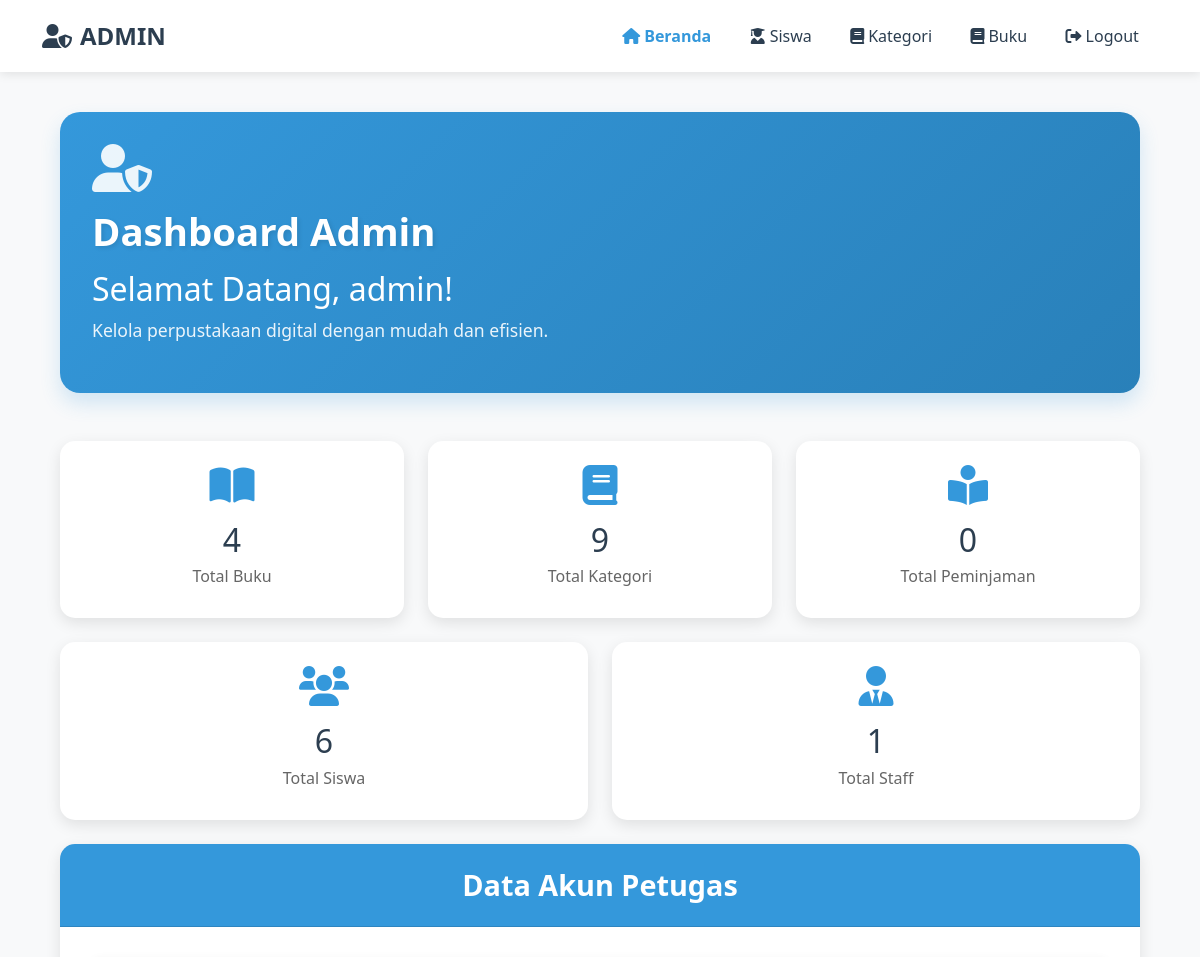
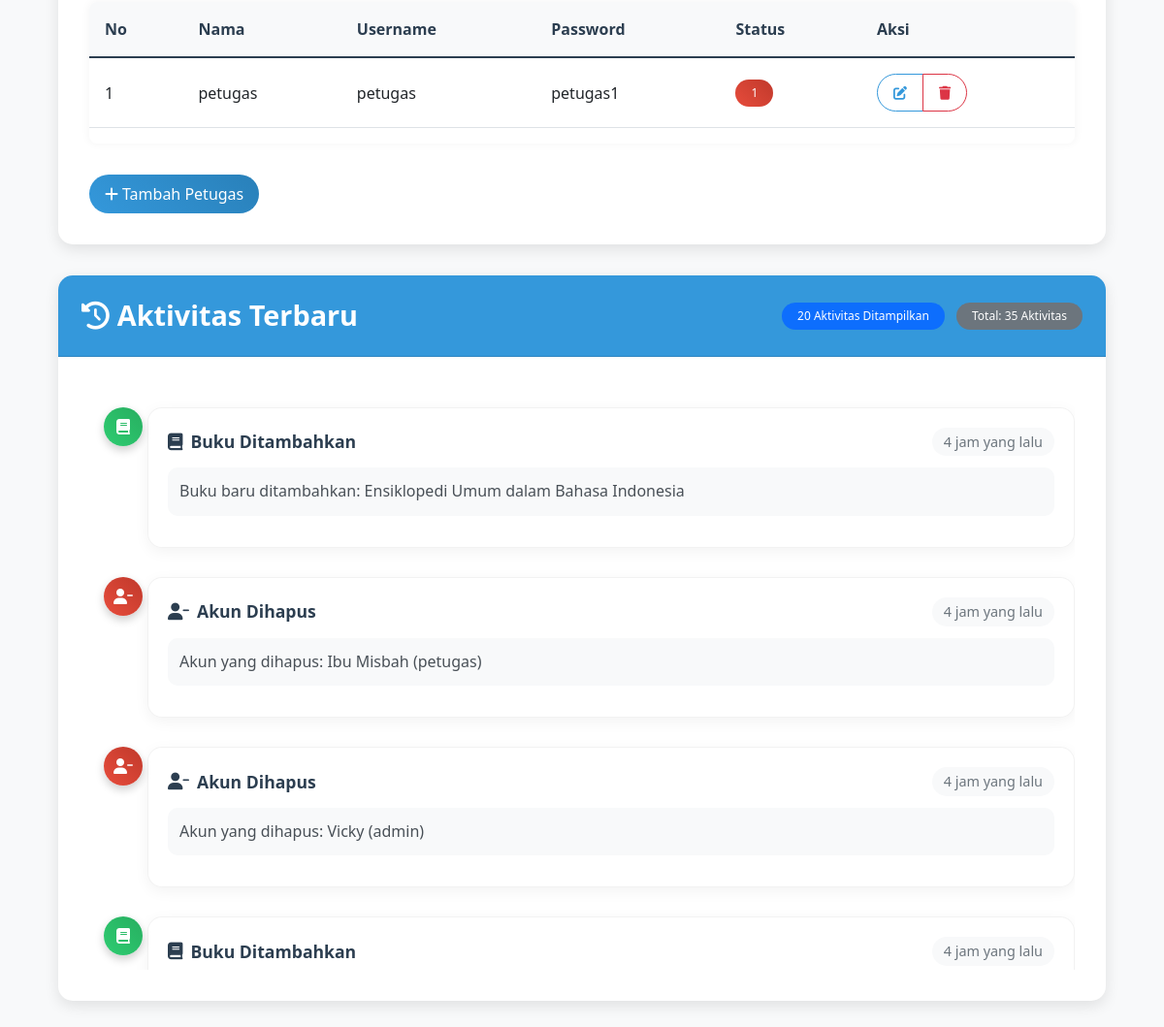
Page /perpusb/pages/admin/pageAdmin.php (signed in) on the committed database (2 pictures, top to bottom).
### tables this page shows
CREATE TABLE `aktivitas` (
  `id_aktivitas` int NOT NULL,
  `user_id` int DEFAULT NULL,
  `aktivitas_type` varchar(50) NOT NULL,
  `tabel` varchar(50) NOT NULL,
  `item_id` int DEFAULT NULL,
  `deskripsi` text NOT NULL,
  `waktu` timestamp NULL DEFAULT CURRENT_TIMESTAMP
);

### perpusb/config/app.php (called while the page is built, shortened)
<?php
include 'koneksi.php';
function select($query)
{
    global $db;
    $result = mysqli_query($db, $query);
    $rows = [];
    while ($row = mysqli_fetch_assoc($result)) {
        $rows[] = $row;
    }
    return $rows;
}

### perpusb/pages/admin/pageAdmin.php (the view, shortened to what this page needs)
<?php
$data_akun = select("SELECT * FROM login");
$total_aktivitas = select("SELECT COUNT(*) as total FROM aktivitas")[0]['total'];
$data_aktivitas = select("SELECT a.*, l.name as user_name, l.username
    FROM aktivitas a
    LEFT JOIN login l ON a.user_id = l.id
    ORDER BY a.waktu DESC
    LIMIT 20
");
$data_petugas = array_filter($data_akun, function ($akun) {
    return $akun['level'] == 'petugas';
});
$data_jumlah_siswa = select("SELECT COUNT(*) as total FROM login WHERE level='siswa'")[0]['total'];
$data_jumlah_staff = select("SELECT COUNT(*) as total FROM login WHERE level='petugas'")[0]['total'];
$data_jumlah_kategori = select("SELECT COUNT(*) as total FROM kategori")[0]['total'];
$data_jumlah_buku = select("SELECT COUNT(*) as total FROM buku")[0]['total'];
function getActivityIcon($aktivitas_type, $tabel)
{
    switch ($aktivitas_type) {
        case 'INSERT':
            if ($tabel == 'buku') return 'book';
            return 'plus-circle';
        case 'UPDATE':
            if ($tabel == 'kategori') return 'folder-open';
            if ($tabel == 'buku') return 'book-open';
            return 'edit';
        case 'DELETE':
            if ($tabel == 'login') return 'user-minus';
            if ($tabel == 'buku') return 'book-dead';
            return 'trash';
    }
}
function getActivityClass($aktivitas_type)
{
    switch ($aktivitas_type) {
        case 'INSERT':
            return 'bg-success';
        case 'UPDATE':
            return 'bg-warning';
        case 'DELETE':
            return 'bg-danger';
    }
}
function timeAgo($datetime)
{
    $timestamp = strtotime($datetime);
    $current_time = time();
    $diff = $current_time - $timestamp;
    if ($diff < 60) {
        return "Baru saja";
    } elseif ($diff < 3600) {
        $minutes = floor($diff / 60);
        return $minutes . " menit yang lalu";
    } elseif ($diff < 86400) {
        $hours = floor($diff / 3600);
        return $hours . " jam yang lalu";
    } elseif ($diff < 604800) {
        $days = floor($diff / 86400);
        return $days . " hari yang lalu";
    } else {
        return date("d M Y H:i", $timestamp);
    }
}
function getActivityTitle($aktivitas_type, $tabel)
{
    $action = '';
    switch ($aktivitas_type) {
        case 'INSERT':
            $action = 'Ditambahkan';
            break;
        case 'UPDATE':
            $action = 'Diperbarui';
            break;
        case 'DELETE':
            $action = 'Dihapus';
            break;
    }
    switch ($tabel) {
        case 'login':
            return 'Akun ' . $action;
        case 'kategori':
            return 'Kategori ' . $action;
        case 'buku':
            return 'Buku ' . $action;
    }
}
?>
<!DOCTYPE html>
<html lang="en">
<head>
    <link href="https://cdn.jsdelivr.net/npm/bootstrap@5.0.2/dist/css/bootstrap.min.css" rel="stylesheet">
    <link rel="stylesheet" href="https://cdnjs.cloudflare.com/ajax/libs/font-awesome/6.0.0/css/all.min.css">
</head>
<body>
    <nav class="navbar navbar-expand-lg navbar-light fixed-top">
        <div class="container">
            <a class="navbar-brand" href="#">
                <i class="fas fa-user-shield me-2"></i>ADMIN
            </a>
            <div class="collapse navbar-collapse" id="navbarNav">
                <ul class="navbar-nav ms-auto">
                    <li class="nav-item">
                        <a class="nav-link active" href="pageAdmin.php"><i class="fas fa-home me-1"></i>Beranda</a>
                    </li>
                    <li class="nav-item">
                        <a class="nav-link" href="siswa/data-siswa.php"><i class="fas fa-user-graduate me-1"></i>Siswa</a>
                    </li>
                    <li class="nav-item">
                        <a class="nav-link" href="kategori/data-kategori.php"><i class="fas fa-book me-1"></i>Kategori</a>
                    </li>
                    <li class="nav-item">
                        <a class="nav-link" href="buku/data-buku.php"><i class="fas fa-book me-1"></i>Buku</a>
                    </li>
                    <li class="nav-item">
                        <a class="nav-link" href="../../logout.php" onclick="return confirm('Yakin ingin logout?')">
                            <i class="fas fa-sign-out-alt me-1"></i>Logout
                        </a>
                    </li>
                </ul>
            </div>
        </div>
    </nav>
    <div class="main-content">
        <div class="welcome-section">
            <i class="fas fa-user-shield welcome-icon"></i>
            <h1>Dashboard Admin</h1>
            <h2>Selamat Datang, <?= $_SESSION['username']; ?>!</h2>
            <p>Kelola perpustakaan digital dengan mudah dan efisien.</p>
        </div>
        <div class="row mb-4">
            <div class="col-md-4">
                <div class="stat-card">
                    <i class="fas fa-book-open"></i>
                    <h2><?= $data_jumlah_buku; ?></h2>
                    <h5>Total Buku</h5>
                </div>
            </div>
            <div class="col-md-4">
                <div class="stat-card">
                    <i class="fas fa-book"></i>
                    <h2><?= $data_jumlah_kategori; ?></h2>
                    <h5>Total Kategori</h5>
                </div>
            </div>
            <div class="col-md-4">
                <div class="stat-card">
                    <i class="fas fa-book-reader"></i>
                    <h2>0</h2>
                    <h5>Total Peminjaman</h5>
                </div>
            </div>
        </div>
        <div class="row mb-4">
            <div class="col-md-6">
                <div class="stat-card">
                    <i class="fas fa-users"></i>
                    <h2><?= $data_jumlah_siswa; ?></h2>
                    <h5>Total Siswa</h5>
                </div>
            </div>
            <div class="col-md-6">
                <div class="stat-card">
                    <i class="fas fa-user-tie"></i>
                    <h2><?= $data_jumlah_staff; ?></h2>
                    <h5>Total Staff</h5>
                </div>
            </div>
        </div>
        <div class="card" id="staff">
            <div class="card-header">
                <h2>Data Akun Petugas</h2>
            </div>
            <div class="card-body">
                <div class="table-responsive">
                    <table class="table">
                        <thead>
                            <tr>
                                <th>No</th>
                                <th>Nama</th>
                                <th>Username</th>
                                <th>Password</th>
                                <th>Status</th>
                                <th>Aksi</th>
                            </tr>
                        </thead>
                        <tbody>
                            <?php $no = 1; ?>
                            <?php foreach ($data_petugas as $petugas): ?>
                                <tr>
                                    <td><?= $no++; ?></td>
                                    <td><?= $petugas['name']; ?></td>
                                    <td><?= $petugas['username']; ?></td>
                                    <td><?= $petugas['password']; ?></td>
                                    <td>
                                        <span class="badge <?= $petugas['status'] == 'aktif' ? 'bg-success' : 'bg-danger'; ?>">
                                            <?= $petugas['status']; ?>
                                        </span>
                                    </td>
                                    <td>
                                        <div class="btn-group" role="group">
                                            <a href="ubahData.php?id=<?= $petugas['id']; ?>" class="btn btn-sm btn-outline-primary">
                                                <i class="fas fa-edit"></i>
                                            </a>
                                            <a href="hapusData.php?id=<?= $petugas['id']; ?>" class="btn btn-sm btn-outline-danger" onclick="return confirm('Yakin ingin menghapus data ini?')">
                                                <i class="fas fa-trash"></i>
                                            </a>
                                        </div>
                                    </td>
                                </tr>
                            <?php endforeach; ?>
                        </tbody>
                    </table>
                </div>
                <a href="tambahData.php?level=petugas" class="btn btn-primary mt-3">
                    <i class="fas fa-plus me-1"></i>Tambah Petugas
                </a>
            </div>
        </div>
        <div class="row mt-4">
            <div class="col-12">
                <div class="card">
                    <div class="card-header d-flex justify-content-between align-items-center">
                        <h2><i class="fas fa-history me-2"></i>Aktivitas Terbaru</h2>
                        <div>
                            <span class="badge bg-primary me-2"><?= count($data_aktivitas) ?> Aktivitas Ditampilkan</span>
                            <span class="badge bg-secondary">Total: <?= $total_aktivitas ?> Aktivitas</span>
                        </div>
                    </div>
                    <div class="card-body">
                        <div class="activity-timeline">
                            <?php if (empty($data_aktivitas)): ?>
                                <div class="activity-empty">
                                    <i class="fas fa-inbox"></i>
                                    <p>Belum ada aktivitas tercatat</p>
                                </div>
                            <?php else: ?>
                                <?php foreach ($data_aktivitas as $aktivitas): ?>
                                    <div class="activity-item">
                                        <div class="activity-icon <?= getActivityClass($aktivitas['aktivitas_type']) ?>">
                                            <i class="fas fa-<?= getActivityIcon($aktivitas['aktivitas_type'], $aktivitas['tabel']) ?>"></i>
                                        </div>
                                        <div class="activity-content">
                                            <div class="activity-header">
                                                <h5>
                                                    <i class="fas fa-<?= getActivityIcon($aktivitas['aktivitas_type'], $aktivitas['tabel']) ?>"></i>
                                                    <?= getActivityTitle($aktivitas['aktivitas_type'], $aktivitas['tabel']) ?>
                                                </h5>
                                                <span class="activity-time"><?= timeAgo($aktivitas['waktu']) ?></span>
                                            </div>
                                            <p class="activity-text"><?= $aktivitas['deskripsi'] ?></p>
                                        </div>
                                    </div>
                                <?php endforeach; ?>
                            <?php endif; ?>
                        </div>
                    </div>
                </div>
            </div>
        </div>
    </div>
</body>
</html>

### rows in the picture
aktivitas: aktivitas_type+tabel "Buku Ditambahkan", waktu "4 jam yang lalu", deskripsi "Buku baru ditambahkan: Ensiklopedi Umum dalam Bahasa Indonesia"
aktivitas: aktivitas_type+tabel "Akun Dihapus", waktu "4 jam yang lalu", deskripsi "Akun yang dihapus: Ibu Misbah (petugas)"
aktivitas: aktivitas_type+tabel "Akun Dihapus", waktu "4 jam yang lalu", deskripsi "Akun yang dihapus: Vicky (admin)"
aktivitas: aktivitas_type+tabel "Buku Ditambahkan", waktu "4 jam yang lalu"

### other values in the picture
$_SESSION['username'] "admin"
$data_jumlah_buku "4"
$data_jumlah_kategori "9"
$data_jumlah_siswa "6"
$data_jumlah_staff "1"
$petugas['name'] "petugas"
$petugas['username'] "petugas"
$petugas['password'] "petugas1"
$petugas['status'] "1"
count($data_aktivitas) "20"
$total_aktivitas "35"
